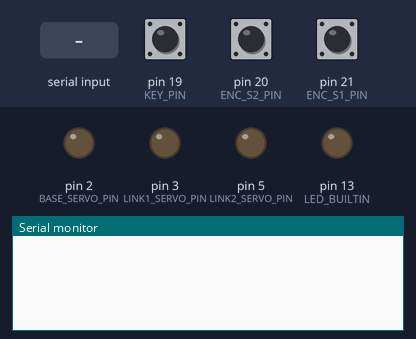
A sketch run on a simulated Arduino Mega 2560, built with avr-gcc and run on an emulated ATmega2560. Parts: output pins drawn as LEDs (lit = HIGH), the last lines printed to the serial monitor. The test bench sets the inputs (shaded band); at power-on: pin 19 (KEY_PIN) HIGH, pin 20 (ENC_S2_PIN) HIGH, pin 21 (ENC_S1_PIN) HIGH.

Above: at 1.2 s.
1.3 s: "BASE\n" received over Serial
At 1.9 s:
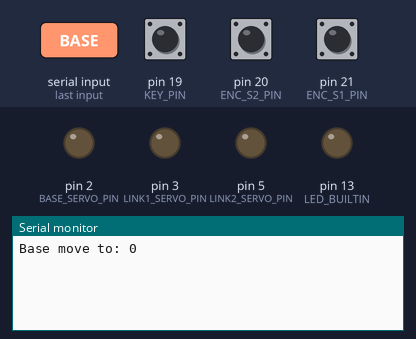
3.5 s: "LINK1\n" received over Serial
At 3.9 s:
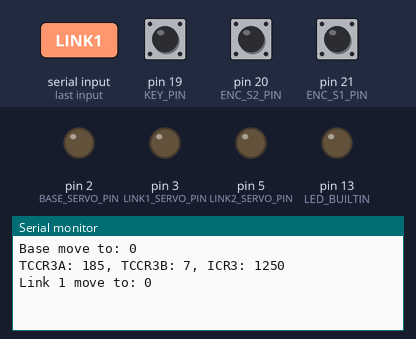
5.0 s: "LED\n" received over Serial
At 5.8 s:
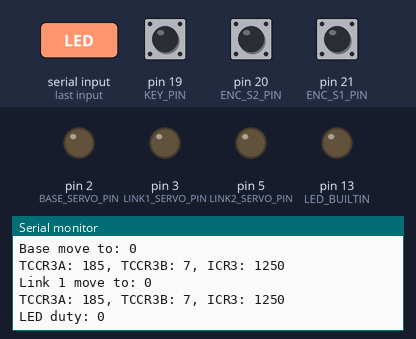

The sketch:

servo_robot_arm_ctl.ino
```cpp
#include <Servo.h>

#define KEY_PIN 19
#define ENC_S1_PIN 21
#define ENC_S2_PIN 20

#define BASE_SERVO_PIN 2 // PE4 (OC3B)
#define LINK1_SERVO_PIN 3 // PE5 (OC3C)
#define LINK2_SERVO_PIN 5 // PE3 (OC3A)

#define DUTY_MAX 125
#define DUTY_MIN 63

typedef enum {
  AXIS_NONE,
  AXIS_X,
  AXIS_Y,
  AXIS_Z,
  AXIS_MAX
} Axis_t;

/**
 * Create servo objects for each servo
 */
Servo baseServo, link1Servo, link2Servo;

int posBase = 90, posLink1 = 90, posLink2 = 90, posGripper = 90;
int posBaseSmoothed = 0, posLink1Smoothed = 0, posLink2Smoothed = 0;
int posBaseSmoothedPrev = 0, posLink1SmoothedPrev = 0, posLink2SmoothedPrev = 0;

Axis_t activeAxis = AXIS_NONE;

long keyPressedMillis = 0, actBlinkMillis = 0;

void setup() {
  Serial.begin(115200);

  // baseServo.attach(2);
  // link1Servo.attach(3);
  // link2Servo.attach(4);

  // baseServo.write(posBase);
  // link1Servo.write(posLink1);
  // link2Servo.write(posLink2);

  pinMode(LED_BUILTIN, OUTPUT);

  pinMode(BASE_SERVO_PIN, OUTPUT);
  pinMode(LINK1_SERVO_PIN, OUTPUT);
  pinMode(LINK2_SERVO_PIN, OUTPUT);
  int timerTop = 1250;

  // Set Fast PWM mode with TOP = ICR3
  TCCR3A |= (1 << WGM33) | (1 << WGM32);
  TCCR3B |= (1 << WGM31);

  // Clear 0C3A on compare match, set at BOTTOM (non-inverting mode)
  TCCR3A |= (1 << COM3A1) | (1 << COM3B1) | (1 << COM3C1);

  // Set TOP value
  ICR3 = timerTop;

  // Set duty cycle
  // OCR3B = 94;
  OCR3A = DUTY_MIN;
  OCR3B = DUTY_MIN;
  OCR3C = DUTY_MIN;

  // Start timer with prescaler 256
  TCCR3B |= (1 << CS32);

  EICRA |= (1 << ISC21);
  EIMSK |= (1 << INT0) | (1 << INT1) | (1 << INT2);

  sei();
}

void loop() {
  if (Serial.available() > 0)
  {
    String rawCmd = Serial.readStringUntil('\n');
    if (rawCmd.indexOf("BASE") != -1)
    {
      int basePos = 0;
      sscanf(rawCmd.c_str(), "BASE,%d\r\n", &basePos);
      // baseServo.write(basePos);
      OCR3B = basePos;

      Serial.println("Base move to: " + String(basePos));
    }
    if (rawCmd.indexOf("LINK1") != -1)
    {
      int link1Pos = 0;
      sscanf(rawCmd.c_str(), "LINK1,%d\r\n", &link1Pos);
      // link1Servo.write(link1Pos);
      OCR3C = link1Pos;

      Serial.println("Link 1 move to: " + String(link1Pos));
    }
    if (rawCmd.indexOf("LINK2") != -1)
    {
      int link2Pos = 0;
      sscanf(rawCmd.c_str(), "LINK2,%d\r\n", &link2Pos);
      // link2Servo.write(link2Pos);
      OCR3A = link2Pos;

      Serial.println("Link 2 move to: " + String(link2Pos));
    }
    if (rawCmd.indexOf("LED") != -1)
    {
      int ledDutyCycle = 0;
      sscanf(rawCmd.c_str(), "LED,%d\r\n", &ledDutyCycle);
      OCR0A = ledDutyCycle;

      Serial.println("LED duty: " + String(ledDutyCycle));
    }
  }

  if ((millis() - actBlinkMillis) > 2000)
  {
    actBlinkMillis = millis();
    // digitalWrite(LED_BUILTIN, !digitalRead(LED_BUILTIN));
    Serial.println("TCCR3A: " + String(TCCR3A) + ", TCCR3B: " + String(TCCR3B) + ", ICR3: " + String(ICR3));
  }

}

ISR (INT1_vect, ISR_ALIASOF(INT0_vect));
ISR (INT0_vect)
{

}

ISR (INT2_vect)
{
  // Debounce key presses
  if ((millis() - keyPressedMillis) < 200) return;

  keyPressedMillis = millis();
  switch (activeAxis)
  {
    case AXIS_NONE:
    {
      activeAxis = AXIS_X;
      break;
    }
    case AXIS_X:
    {
      activeAxis = AXIS_Y;
      break;
    }
    case AXIS_Y:
    {
      activeAxis = AXIS_X;
      break;
    }
    default:
    {
      break;
    }
  }
}
```

Measured:
- after the input at 1.3 s, the serial monitor: prints a new line at once (image 1)
- after the input at 3.5 s, the serial monitor: prints a new line at once (image 2)
- after the input at 5.0 s, the serial monitor: prints a new line at once (image 3)
